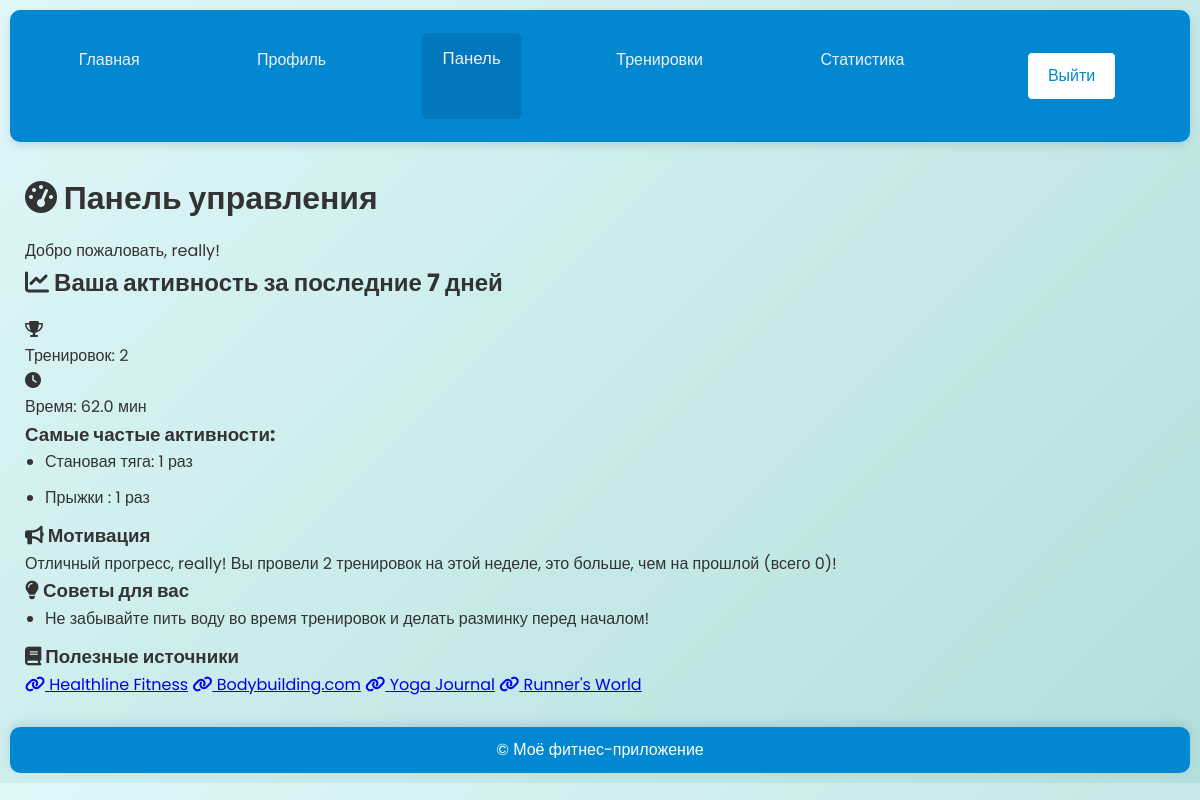
The app's page /dashboard/ (signed in), older data.
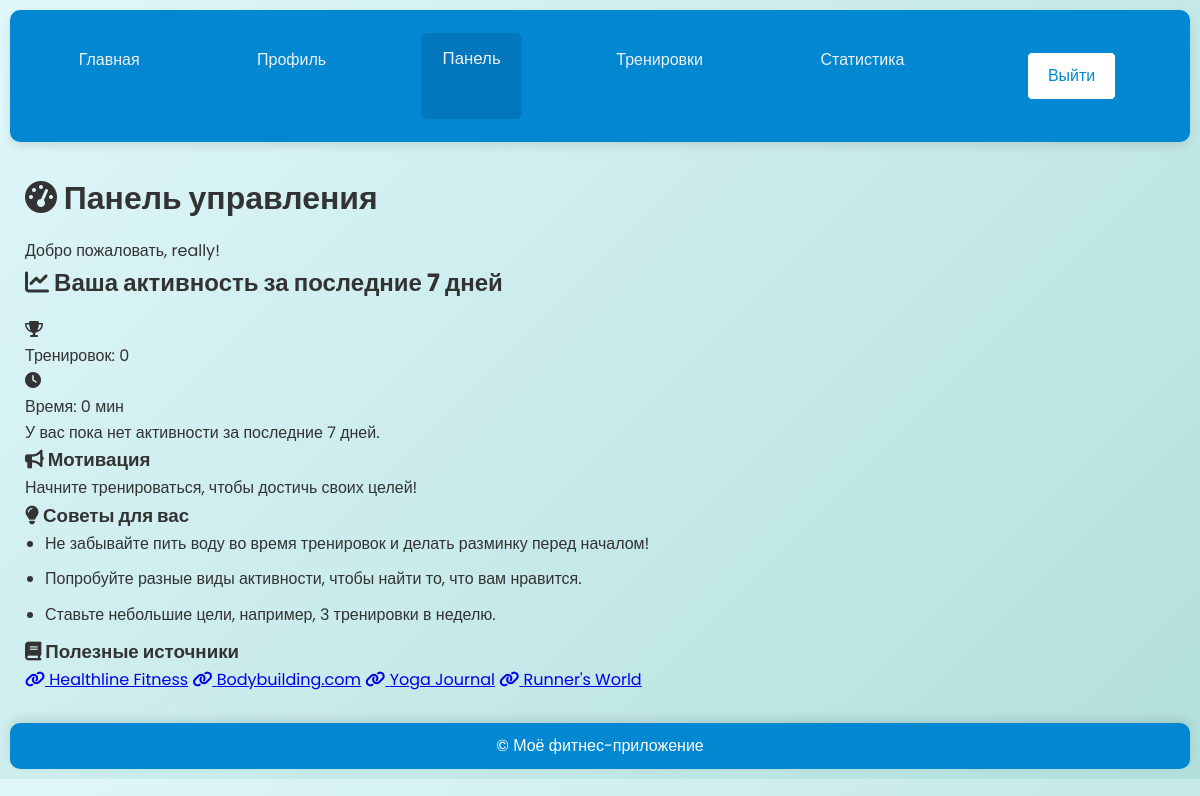
The same page, newer data.
### webapp/app/services/db.py (models this page shows)
class Workout(Base):
    __tablename__ = "workouts"
    id = Column(Integer, primary_key=True, index=True)
    user_id = Column(Integer, ForeignKey("users.id"), nullable=False)
    activity = Column(String, nullable=False)
    intensity = Column(String, nullable=False)
    duration = Column(Float, nullable=False)  # В минутах
    calories_burned = Column(Float, nullable=True)  # Сожжённые калории
    comment = Column(String, nullable=True)
    created_at = Column(DateTime, server_default=func.now())

### webapp/app/routers/dashboard.py (the view)
@router.get("/", response_class=HTMLResponse)
async def dashboard(request: Request, user: User = Depends(get_current_user)):
    if isinstance(user, StarletteRedirectResponse):
        return user
    weekly_stats = await get_weekly_stats(user.id)
    start_date_prev = datetime.utcnow() - timedelta(days=14)
    end_date_prev = datetime.utcnow() - timedelta(days=7)
    prev_week_stats = await get_weekly_stats(user.id)
    async with AsyncSessionLocal() as session:
        result = await session.execute(
            select(
                func.count().label("total_workouts"),
                func.sum(Workout.duration).label("total_minutes")
            )
            .where(Workout.user_id == user.id)
            .where(Workout.created_at >= start_date_prev)
            .where(Workout.created_at < end_date_prev)
        )
        prev_stats = result.first()
        prev_week_stats = {
            "total_workouts": prev_stats.total_workouts or 0,
            "total_minutes": prev_stats.total_minutes or 0
        }
    motivation_message = "Начните тренироваться, чтобы достичь своих целей!"
    if weekly_stats["total_workouts"] > 0:
        if weekly_stats["total_workouts"] > prev_week_stats["total_workouts"]:
            motivation_message = f"Отличный прогресс, {user.username}! Вы провели {weekly_stats['total_workouts']} тренировок на этой неделе, это больше, чем на прошлой (всего {prev_week_stats['total_workouts']})!"
        else:
            motivation_message = f"Хорошая работа, {user.username}! Вы провели {weekly_stats['total_workouts']} тренировок на этой неделе. Продолжайте в том же духе!"
    tips = ["Не забывайте пить воду во время тренировок и делать разминку перед началом!"]
    if weekly_stats["top_activities"]:
        top_activity = weekly_stats["top_activities"][0]["activity"].lower()
        if "бег" in top_activity:
            tips.append("Попробуйте интервальный бег, чтобы улучшить выносливость.")
            tips.append("Носите удобные кроссовки, чтобы избежать травм при беге.")
        elif "йога" in top_activity:
            tips.append("Добавьте дыхательные упражнения в свою йогу для большего расслабления.")
            tips.append("Практикуйте йогу утром, чтобы зарядиться энергией на весь день.")
        elif "приседания" in top_activity:
            tips.append("Попробуйте приседания с утяжелением, чтобы усилить эффект от тренировок.")
            tips.append("Следите за техникой: держите спину прямо во время приседаний.")
        elif "планка" in top_activity:
            tips.append("Увеличьте время удержания планки на 10 секунд каждую неделю для прогресса.")
            tips.append("Попробуйте боковую планку для разнообразия.")
    else:
        tips.append("Попробуйте разные виды активности, чтобы найти то, что вам нравится.")
        tips.append("Ставьте небольшие цели, например, 3 тренировки в неделю.")
    return templates.TemplateResponse(
        "dashboard.html",
        {
            "request": request,
            "username": user.username,
            "is_authenticated": True,
            "weekly_stats": weekly_stats,
            "motivation_message": motivation_message,
            "tips": tips,
            "success": request.session.pop("success", None),
            "error": request.session.pop("error", None)
        }
    )

### webapp/app/routers/dashboard.py (called while the page is built)
async def get_current_user(request: Request):
    uid = request.session.get("user_id")
    if not uid:
        return StarletteRedirectResponse("/login", status_code=302)
    user = await get_user_by_id(uid)
    if not user:
        request.session.clear()
        return StarletteRedirectResponse("/login", status_code=302)
    return user

### webapp/app/services/db.py (called while the page is built)
async def get_user_by_id(user_id: int) -> User | None:
    async with AsyncSessionLocal() as session:
        result = await session.execute(select(User).where(User.id == user_id))
        return result.scalars().first()

### webapp/app/templates/dashboard.html (shortened to what this page needs)
{% extends "base.html" %}
{% block content %}
    <div class="welcome-section">
        <h1 class="welcome-title">
            <i class="fas fa-tachometer-alt"></i> Панель управления
        </h1>
        <p>Добро пожаловать, {{ username }}!</p>
    </div>
    <div class="stats-section">
        <h2 class="section-title"><i class="fas fa-chart-line"></i> Ваша активность за последние 7 дней</h2>
        <div class="stats-grid">
            <div class="stat-card">
                <i class="fas fa-trophy"></i>
                <p>Тренировок: <span class="stat-value">{{ weekly_stats.total_workouts }}</span></p>
            </div>
            <div class="stat-card">
                <i class="fas fa-clock"></i>
                <p>Время: <span class="stat-value">{{ weekly_stats.total_minutes }} мин</span></p>
            </div>
        </div>
        {% if weekly_stats.top_activities %}
            <h3 class="section-subtitle">Самые частые активности:</h3>
            <ul class="activity-list">
                {% for activity in weekly_stats.top_activities %}
                    <li class="activity-item">
                        {{ activity.activity }}: <span class="stat-value">{{ activity.count }} раз</span>
                    </li>
                {% endfor %}
            </ul>
        {% else %}
            <p class="no-activity">У вас пока нет активности за последние 7 дней.</p>
        {% endif %}
        <div class="motivation-block">
            <h3 class="section-subtitle"><i class="fas fa-bullhorn"></i> Мотивация</h3>
            <p>{{ motivation_message }}</p>
        </div>
        <div class="tips-block">
            <h3 class="section-subtitle"><i class="fas fa-lightbulb"></i> Советы для вас</h3>
            <ul class="tip-list">
                {% for tip in tips %}
                    <li class="tip-item">{{ tip }}</li>
                {% endfor %}
            </ul>
        </div>
        <div class="resources-block">
            <h3 class="section-subtitle"><i class="fas fa-book"></i> Полезные источники</h3>
            <div class="resource-links">
                <a href="https://www.healthline.com/health/fitness-exercise" target="_blank" class="resource-link"><i class="fas fa-link"></i> Healthline Fitness</a>
                <a href="https://www.bodybuilding.com/" target="_blank" class="resource-link"><i class="fas fa-link"></i> Bodybuilding.com</a>
                <a href="https://www.yogajournal.com/" target="_blank" class="resource-link"><i class="fas fa-link"></i> Yoga Journal</a>
                <a href="https://www.runnersworld.com/" target="_blank" class="resource-link"><i class="fas fa-link"></i> Runner's World</a>
            </div>
        </div>
    </div>
{% endblock %}

Row changes from the older to the newer data that the page shows:
removed Workout: activity "Становая тяга", count "1"
removed Workout: activity "Прыжки", count "1"
Text that changed along with them:
{{ weekly_stats.total_workouts }}: "2" → "0"
{{ weekly_stats.total_minutes }}: "62.0" → "0"
{{ motivation_message }}: "Отличный прогресс, really! Вы провели 2 тренировок на этой неделе, это больше, чем на прошлой (всего 0)!" → "Начните тренироваться, чтобы достичь своих целей!"
text no longer shown: "Самые частые активности:"
text now shown: "У вас пока нет активности за последние 7 дней."
new list line: "Попробуйте разные виды активности, чтобы найти то, что вам нравится."
new list line: "Ставьте небольшие цели, например, 3 тренировки в неделю."
